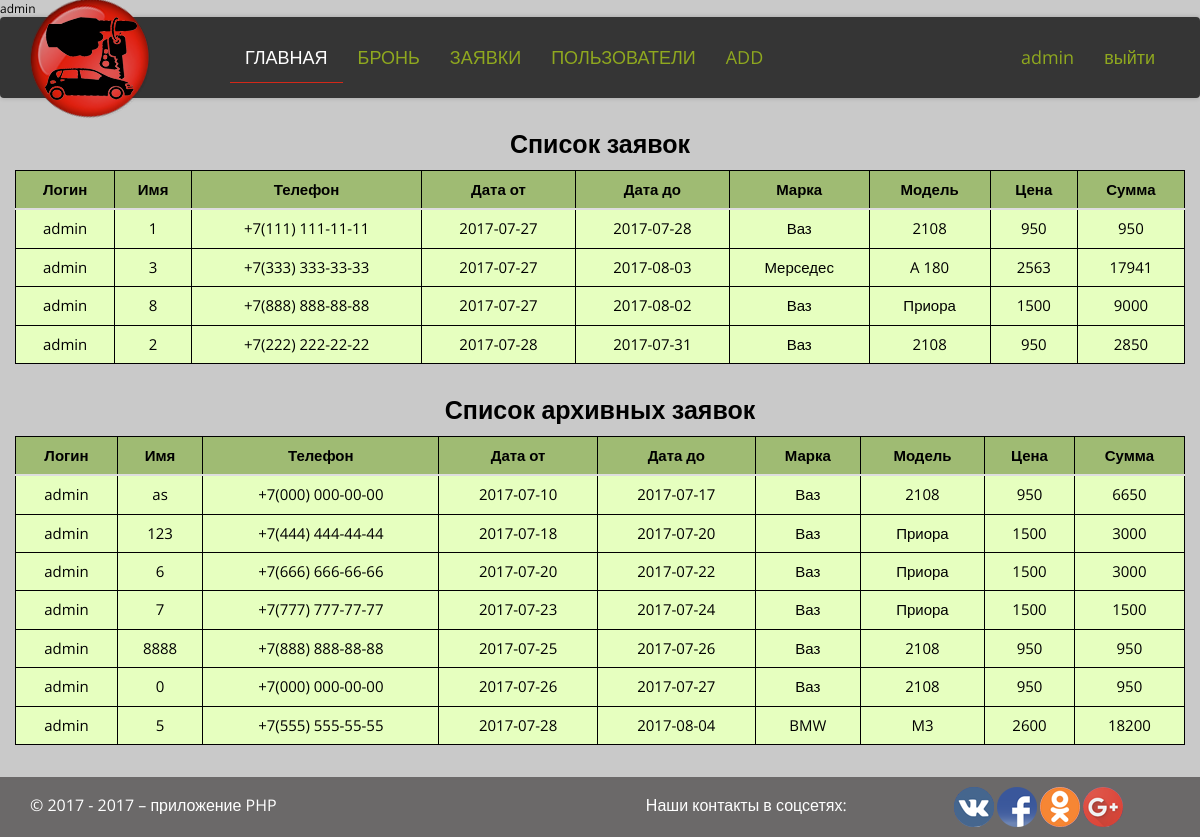
Page /application.php (signed in) on the committed database.
### tables this page shows
CREATE TABLE `reservation` (
  `ReservationId` int(11) NOT NULL,
  `UserId` int(11) NOT NULL,
  `AutoId` int(11) NOT NULL,
  `DataStart` date NOT NULL,
  `DataEnd` date NOT NULL,
  `Name` varchar(128) NOT NULL,
  `PhoneNumber` varchar(128) NOT NULL,
  `Archive` bit(1) NOT NULL
);

CREATE TABLE `user` (
  `UserId` int(11) NOT NULL,
  `Login` varchar(128) NOT NULL,
  `Email` varchar(128) NOT NULL,
  `Password` varchar(255) NOT NULL
);

CREATE TABLE `mark` (
  `MarkId` int(11) NOT NULL,
  `Mark` varchar(128) NOT NULL
);

CREATE TABLE `auto` (
  `AutoId` int(11) NOT NULL,
  `MarkId` int(11) NOT NULL,
  `Model` varchar(128) NOT NULL,
  `Number` varchar(128) NOT NULL,
  `ReleaseData` int(11) UNSIGNED NOT NULL,
  `Price` int(11) UNSIGNED NOT NULL,
  `Photo` mediumblob NOT NULL
);

### application.php (the view, shortened to what this page needs)
<?php
if ($_SESSION['login'] === 'admin') {
    try {
        $pdo = new PDO('mysql:host=' . DB_HOST . ';dbname=' . DB_NAME . ';charset=' . DB_CHARSET, DB_USER, DB_PASSWORD, [PDO::ATTR_ERRMODE => PDO::ERRMODE_EXCEPTION]);
        $query = "SELECT `user`.`Login`, `Name`, `PhoneNumber`, `DataStart`, `DataEnd`,`mark`.`Mark`, `auto`.`Model`,`auto`.`Price`
            FROM `reservation`
            INNER JOIN `user` ON `reservation`.`UserId`=`user`.`UserId`
             INNER JOIN `auto` ON `reservation`.`AutoId`=`auto`.`AutoId`
              INNER JOIN `mark` ON `auto`.`MarkId`=`mark`.`MarkId`
               WHERE `archive` = 0
               ORDER BY `reservation`.`DataStart` ASC";
        $result = $pdo->query($query);
        $resultRent = $result->fetchAll(PDO::FETCH_ASSOC);
        $pdo = new PDO('mysql:host=' . DB_HOST . ';dbname=' . DB_NAME . ';charset=' . DB_CHARSET, DB_USER, DB_PASSWORD, [PDO::ATTR_ERRMODE => PDO::ERRMODE_EXCEPTION]);
        $query = "SELECT `user`.`Login`, `Name`, `PhoneNumber`, `DataStart`, `DataEnd`,`mark`.`Mark`, `auto`.`Model`,`auto`.`Price`
            FROM `reservation`
            INNER JOIN `user` ON `reservation`.`UserId`=`user`.`UserId`
             INNER JOIN `auto` ON `reservation`.`AutoId`=`auto`.`AutoId`
              INNER JOIN `mark` ON `auto`.`MarkId`=`mark`.`MarkId`
               WHERE `archive` = 1
               ORDER BY `reservation`.`DataStart` ASC";
        $result = $pdo->query($query);
        $resultArchive = $result->fetchAll(PDO::FETCH_ASSOC);
    } catch (PDOException $e) {
        echo 'Ошибка при подключении к базе данных!';
    }
} else {
    header('Location: login.php');
    exit();
}
?>
<!DOCTYPE html>
<html lang="ru">
<head>
    <link rel="stylesheet" href="css/bootstrap.min.css">
    <link rel="stylesheet" href="css/style.css">
</head>
<body>
<?php include 'header.php'; ?>
<div class="container">
    <div class="row">
        <table class="table table-hover tablica">
            <caption>Список заявок</caption>
            <thead>
            <tr class="mycolor">
                <th>Логин</th>
                <th>Имя</th>
                <th>Телефон</th>
                <th>Дата от</th>
                <th>Дата до</th>
                <th>Марка</th>
                <th>Модель</th>
                <th>Цена</th>
                <th>Сумма</th>
            </tr>
            </thead>
            <tbody>
            <?php
            if (!empty($resultRent)) :
                foreach ($resultRent as $value): ?>
                    <tr>
                        <td><?=$value['Login'];?></td>
                        <td><?=$value['Name'];?></td>
                        <td><?=$value['PhoneNumber'];?></td>
                        <td><?=$value['DataStart'];?></td>
                        <td><?=$value['DataEnd'];?></td>
                        <td><?=$value['Mark'];?></td>
                        <td><?=$value['Model'];?></td>
                        <td><?=$value['Price'];?></td>
                        <?php if (empty($value['DataEnd'])) : ?>
                            <td><?=$value['Price'];?></td>
                        <?php else :
                            $start = new DateTime($value['DataStart']);
                            $interval = new DateInterval('P1D');
                            $end = new DateTime($value['DataEnd']);
                            $period = new DatePeriod($start, $interval, $end);
                            $i = 0;
                            foreach ($period as $date) {
                                $i++;
                            }?>
                            <td><?=$value['Price'] * $i ?></td>
                        <?php endif; ?>
                   </tr>
                <?php endforeach; ?>
            <?php endif; ?>
            </tbody>
        </table>
    </div>
    <div class="row">
        <table class="table table-hover tablica">
            <caption>Список архивных заявок</caption>
            <thead>
            <tr class="mycolor">
                <th>Логин</th>
                <th>Имя</th>
                <th>Телефон</th>
                <th>Дата от</th>
                <th>Дата до</th>
                <th>Марка</th>
                <th>Модель</th>
                <th>Цена</th>
                <th>Сумма</th>
            </tr>
            </thead>
            <tbody>
            <?php
            if (!empty($resultArchive)) :
                foreach ($resultArchive as $value): ?>
                    <tr>
                        <td><?=$value['Login'];?></td>
                        <td><?=$value['Name'];?></td>
                        <td><?=$value['PhoneNumber'];?></td>
                        <td><?=$value['DataStart'];?></td>
                        <td><?=$value['DataEnd'];?></td>
                        <td><?=$value['Mark'];?></td>
                        <td><?=$value['Model'];?></td>
                        <td><?=$value['Price'];?></td>
                        <?php if (empty($value['DataEnd'])) : ?>
                            <td><?=$value['Price'];?></td>
                        <?php else :
                            $start = new DateTime($value['DataStart']);
                            $interval = new DateInterval('P1D');
                            $end = new DateTime($value['DataEnd']);
                            $period = new DatePeriod($start, $interval, $end);
                            $i = 0;
                            foreach ($period as $date) {
                                $i++;
                            }?>
                            <td><?=$value['Price'] * $i ?></td>
                        <?php endif; ?>
                    </tr>
                <?php endforeach; ?>
            <?php endif; ?>
            </tbody>
        </table>
    </div>
</div>
<?php include 'footer.php'; ?>
</body>
</html>

### header.php (shortened to what this page needs)
<?php
$navId = 1;
if (isset($_SESSION['login'])) {
    $sessionLogin = $_SESSION['login'];
    echo $sessionLogin;
} else {
    $sessionLogin = '';
    echo 'неудача';
}
$arrayNav = array(
    'главная' => 'index.php?nav=1',
    'бронь' => 'reservation.php?nav=2',
    'заявки' => 'application.php?nav=3',
    'пользователи' => 'users.php?nav=4',
    'add' => 'add.php?nav=5'
);
?>
<header>
    <nav class="navbar navbar-default menu">
        <div class="container">
            <div class="navbar-header">
                <a class="navbar-brand" href="index.php"><img src="img/logo.png"></a>
            </div>
            <div class="collapse navbar-collapse" id="bs-example-navbar-collapse-1">
                <ul class="nav navbar-nav">
                    <?php
                    $i = 1;
                    foreach ($arrayNav as $key => $value):
                        if ($i == $navId):?>
                            <li class="active-link">
                        <?php else: ?>
                            <li>
                        <?php endif; ?>
                                <a href="<?= $value; ?>"><?= $key; ?></a>
                            </li>
                    <?php
                        $i++;
                    endforeach; ?>
                </ul>
                <ul class="nav navbar-nav navbar-right icons">
                    <?php
                    if ($sessionLogin === ''): ?>
                        <li id="6">
                            <a href="login.php?nav=8">
                                <i class="glyphicon glyphicon-log-in">
                                </i> войти
                            </a>
                        </li>
                    <?php else: ?>
                        <li>
                            <a href="profile.php?nav=6"><?= $sessionLogin; ?></a>
                        </li>
                        <li>
                            <a href="out.php?nav=7">выйти</a>
                        </li>
                    <?php endif; ?>
                </ul>
            </div>
        </div>
    </nav>
</header>

### footer.php (shortened to what this page needs)
<footer>
    <div>
        <div class="footer">
            <div class="container">
                <div class="row">
                    <div class="col-xs-4 col-sm-5 col-md-6 fontSize yearMy">
                        <p>
                            &copy; 2017
                            <?php
                            if (date("Y") > 2015)
                                echo "- ".date("Y");
                            ?>
                            – приложение PHP
                        </p>
                    </div>
                    <div class="col-xs-4 col-sm-4 col-md-3 fontSize">
                        Наши контакты в соцсетях:
                    </div>
                    <div class="col-xs-4 col-sm-3 col-md-3 footerImg">
                        <a href="https://vk.com/id82503326" target="_blank"><img src="img/vk1.png" height="40"
                                                                                 width="40" class="rightpic"></a>
                        <a href="https://www.facebook.com/profile.php?id=100009189670477" target="_blank"><img
                                    src="img/facebook1.png" height="40" width="40" class="rightpic"> </a>
                        <a href="https://ok.ru/" target="_blank"><img src="img/ok1.png" height="40" width="40"
                                                                      class="rightpic"></a>
                        <a href="https://plus.google.com/u/0/116169514578819969331" target="_blank"><img
                                    src="img/google_plus1.png" height="40" width="40" class="rightpic"></a>
                    </div>
                </div>
            </div>
        </div>
    </div>
</footer>

### css/style.css (style rules this page uses)
html { position: relative; min-height: 100vh; }
body { font-family: 'Open Sans', sans-serif; font-size: 12px; font-weight: normal; margin-bottom: 6em; color: #000; background: #c9c9c9; }
img { max-width: 100%; height: auto; }
.menu { background: #353535; border: 0; box-shadow: 0 0 5px rgba(0, 0, 0, .19); padding: 15px 0; }
.navbar-brand { padding-right: 80px; }
.navbar-brand img { position: relative; top: -48px; }
.navbar-default .navbar-nav > li > a { color: #8fa81f; font-size: 18px; }
.navbar-default .navbar-nav:not(.icons) > li > a { text-transform: uppercase; }
.navbar-default .navbar-nav > li.active-link > a { border-bottom: 1px solid #d42819; color: #FFF; }
.menu .container { position: relative; }
.row, .erLogin { text-align: center; }
.footer { position: absolute; bottom: 0; width: 100%; padding: 10px; color: #fff; background: #6b6969; }
.fontSize { top: 7px; font-size: 16px }
.yearMy { text-align: left; }
.tablica { color: #000; background: #e6ffbf; font-size: 15px; }
.mycolor { background: #9fbb73; }
table, th, td { border: 1px double black; text-align: center; }
caption { text-align: center; font-size: 25px; color: #000; font-weight: bolder; }

### rows in the picture
reservation: UserId.Login "admin", Name "1", PhoneNumber "+7(111) 111-11-11", DataStart "2017-07-27", DataEnd "2017-07-28", mark.Mark "Ваз", AutoId.Model "2108", AutoId.Price "950", $value['Price']*$i "950"
reservation: UserId.Login "admin", Name "3", PhoneNumber "+7(333) 333-33-33", DataStart "2017-07-27", DataEnd "2017-08-03", mark.Mark "Мерседес", AutoId.Model "A 180", AutoId.Price "2563", $value['Price']*$i "17941"
reservation: UserId.Login "admin", Name "8", PhoneNumber "+7(888) 888-88-88", DataStart "2017-07-27", DataEnd "2017-08-02", mark.Mark "Ваз", AutoId.Model "Приора", AutoId.Price "1500", $value['Price']*$i "9000"
reservation: UserId.Login "admin", Name "2", PhoneNumber "+7(222) 222-22-22", DataStart "2017-07-28", DataEnd "2017-07-31", mark.Mark "Ваз", AutoId.Model "2108", AutoId.Price "950", $value['Price']*$i "2850"
reservation: UserId.Login "admin", Name "as", PhoneNumber "+7(000) 000-00-00", DataStart "2017-07-10", DataEnd "2017-07-17", mark.Mark "Ваз", AutoId.Model "2108", AutoId.Price "950", $value['Price']*$i "6650"
reservation: UserId.Login "admin", Name "123", PhoneNumber "+7(444) 444-44-44", DataStart "2017-07-18", DataEnd "2017-07-20", mark.Mark "Ваз", AutoId.Model "Приора", AutoId.Price "1500", $value['Price']*$i "3000"
reservation: UserId.Login "admin", Name "6", PhoneNumber "+7(666) 666-66-66", DataStart "2017-07-20", DataEnd "2017-07-22", mark.Mark "Ваз", AutoId.Model "Приора", AutoId.Price "1500", $value['Price']*$i "3000"
reservation: UserId.Login "admin", Name "7", PhoneNumber "+7(777) 777-77-77", DataStart "2017-07-23", DataEnd "2017-07-24", mark.Mark "Ваз", AutoId.Model "Приора", AutoId.Price "1500", $value['Price']*$i "1500"
reservation: UserId.Login "admin", Name "8888", PhoneNumber "+7(888) 888-88-88", DataStart "2017-07-25", DataEnd "2017-07-26", mark.Mark "Ваз", AutoId.Model "2108", AutoId.Price "950", $value['Price']*$i "950"
reservation: UserId.Login "admin", Name "0", PhoneNumber "+7(000) 000-00-00", DataStart "2017-07-26", DataEnd "2017-07-27", mark.Mark "Ваз", AutoId.Model "2108", AutoId.Price "950", $value['Price']*$i "950"
reservation: UserId.Login "admin", Name "5", PhoneNumber "+7(555) 555-55-55", DataStart "2017-07-28", DataEnd "2017-08-04", mark.Mark "BMW", AutoId.Model "M3", AutoId.Price "2600", $value['Price']*$i "18200"

### other values in the picture
$sessionLogin "admin"
$key "ГЛАВНАЯ"
$key "БРОНЬ"
$key "ЗАЯВКИ"
$key "ПОЛЬЗОВАТЕЛИ"
$key "ADD"
